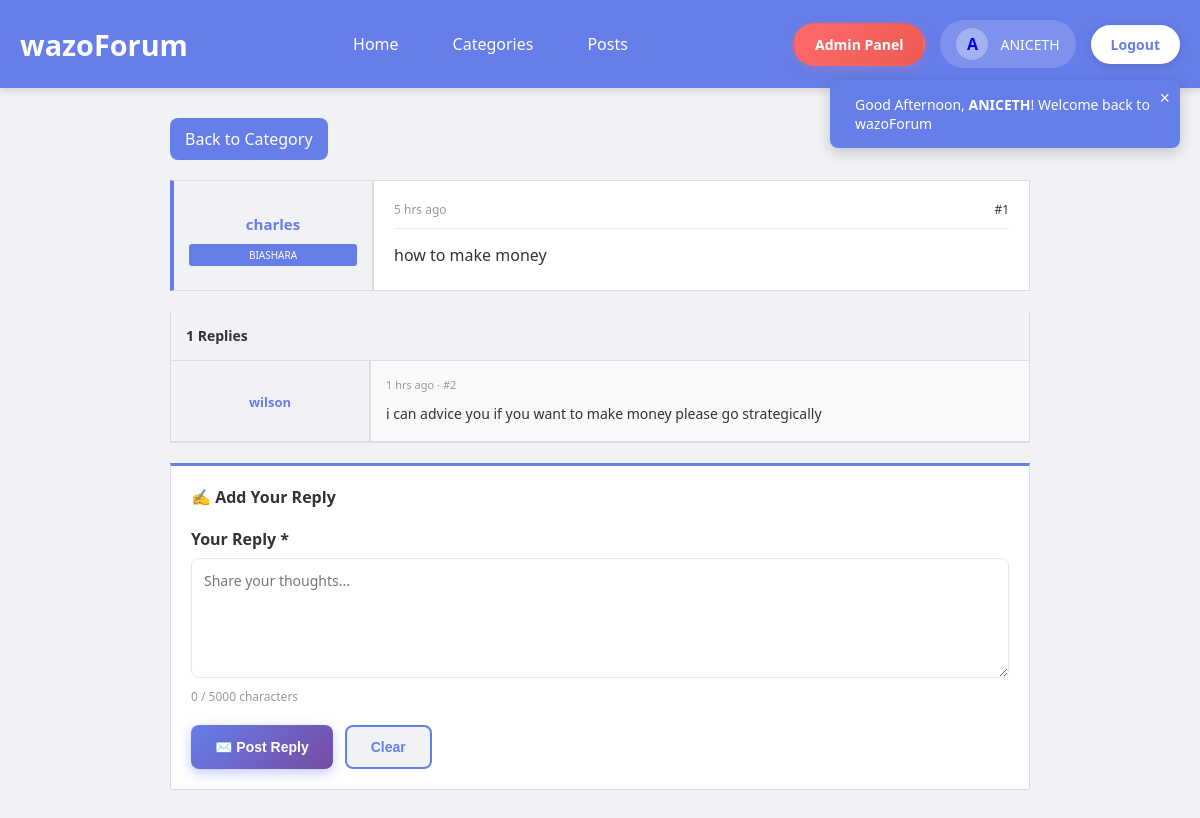
The app's page /replay.php?post_id=4 (signed in) with its own data.
### tables this page shows
CREATE TABLE `posts` (
  `post_id` int(11) NOT NULL,
  `user_id` int(11) NOT NULL,
  `category_id` int(11) NOT NULL,
  `content` text NOT NULL,
  `status` enum('open','closed') DEFAULT 'open',
  `created_at` timestamp NOT NULL DEFAULT current_timestamp()
);

CREATE TABLE `users` (
  `user_id` int(11) NOT NULL,
  `email` varchar(100) NOT NULL,
  `username` varchar(50) NOT NULL,
  `password` varchar(255) NOT NULL,
  `role` enum('admin','member') NOT NULL DEFAULT 'member',
  `created_at` timestamp NOT NULL DEFAULT current_timestamp()
);

CREATE TABLE `categories` (
  `category_id` int(11) NOT NULL,
  `category_name` varchar(100) NOT NULL,
  `description` text DEFAULT NULL,
  `created_at` timestamp NOT NULL DEFAULT current_timestamp()
);

CREATE TABLE `replies` (
  `reply_id` int(11) NOT NULL,
  `post_id` int(11) NOT NULL,
  `user_id` int(11) NOT NULL,
  `content` text NOT NULL,
  `created_at` timestamp NOT NULL DEFAULT current_timestamp()
);

### replay.php (the view, shortened to what this page needs)
<?php
include("db_connection.php");
$post_id = isset($_GET['post_id']) ? (int)$_GET['post_id'] : 0;
$post_sql = "
    SELECT
        p.post_id,
        p.content,
        p.created_at,
        p.user_id,
        u.username,
        c.category_name
    FROM posts p
    JOIN users u ON p.user_id = u.user_id
    JOIN categories c ON p.category_id = c.category_id
    WHERE p.post_id = $post_id
";
$post_result = mysqli_query($conn, $post_sql);
$post = mysqli_fetch_assoc($post_result);
function timeAgo($datetime) {
    $time = strtotime($datetime);
    $diff = time() - $time;
    if ($diff < 86400) return floor($diff / 3600) . " hrs ago";
    return floor($diff / 86400) . " days ago";
}
$replies_sql = "
    SELECT
        r.reply_id,
        r.content,
        r.created_at,
        u.username,
        u.user_id
    FROM replies r
    JOIN users u ON r.user_id = u.user_id
    WHERE r.post_id = $post_id
    ORDER BY r.created_at ASC
";
$replies_result = mysqli_query($conn, $replies_sql);
$replies = [];
if ($replies_result) {
    while ($reply = mysqli_fetch_assoc($replies_result)) {
        $replies[] = $reply;
    }
}
?>
<!DOCTYPE html>
<html lang="en">
<head>
</head>
<body>
    <?php include("header.php"); ?>
    <div class="container">
        <a href="categories.php?id=<?php echo htmlspecialchars($_GET['category_id'] ?? ''); ?>" class="back-btn">
            Back to Category
        </a>
        <div class="original-post">
            <div class="original-post-sidebar">
                <div class="post-user-name"><?php echo htmlspecialchars($post['username']); ?></div>
                <span class="post-category-badge"><?php echo htmlspecialchars($post['category_name']); ?></span>
            </div>
            <div class="original-post-content">
                <div class="original-post-header">
                    <span class="post-time"><?php echo timeAgo($post['created_at']); ?></span>
                    <span>#1</span>
                </div>
                <div class="original-post-body">
                    <?php echo nl2br(htmlspecialchars($post['content'])); ?>
                </div>
            </div>
        </div>
        <?php if (count($replies) > 0): ?>
        <div class="replies-section">
            <h2><?php echo count($replies); ?> Replies</h2>
            <?php foreach ($replies as $index => $reply): ?>
                <div class="reply-item">
                    <div class="reply-sidebar">
                        <div class="reply-author"><?php echo htmlspecialchars($reply['username']); ?></div>
                    </div>
                    <div class="reply-content">
                        <div style="font-size: 11px; color: #999; margin-bottom: 8px;">
                            <?php echo timeAgo($reply['created_at']); ?> · #<?php echo $index + 2; ?>
                        </div>
                        <div><?php echo nl2br(htmlspecialchars($reply['content'])); ?></div>
                    </div>
                </div>
            <?php endforeach; ?>
        </div>
        <?php endif; ?>
        <div class="reply-form-section">
            <h2>✍️ Add Your Reply</h2>
            <form method="POST" action="">
                <div class="form-group">
                    <label for="reply_content">Your Reply *</label>
                    <textarea
                        id="reply_content"
                        name="reply_content"
                        placeholder="Share your thoughts..."
                        maxlength="5000"
                        onkeyup="updateCharCount()"
                        required
                    ><?php echo isset($_POST['reply_content']) ? htmlspecialchars($_POST['reply_content']) : ''; ?></textarea>
                    <div class="char-count">
                        <span id="char-count">0</span> / 5000 characters
                    </div>
                </div>
                <div class="form-actions">
                    <button type="submit" class="btn btn-primary">
                        ✉️ Post Reply
                    </button>
                    <button type="reset" class="btn btn-secondary">
                        Clear
                    </button>
                </div>
            </form>
        </div>
    </div>
</body>
</html>

### replay.php (style rules this page uses)
* { margin: 0; padding: 0; box-sizing: border-box; }
body { font-family: 'Segoe UI', Tahoma, Geneva, Verdana, sans-serif; background: #f0f2f5; color: #333; }
.container { max-width: 900px; margin: 30px auto; padding: 0 20px; }
.back-btn { display: inline-block; margin-bottom: 20px; padding: 10px 15px; background: #667eea; color: white; text-decoration: none; border-radius: 8px; transition: all 0.3s ease; }
.original-post { background: white; border: 1px solid #ddd; border-left: 4px solid #667eea; margin-bottom: 20px; display: grid; grid-template-columns: 200px 1fr; gap: 0; }
.original-post-sidebar { background: #f0f2f5; padding: 20px 15px; border-right: 2px solid #ddd; text-align: center; display: flex; flex-direction: column; justify-content: center; }
.post-user-name { font-weight: 700; color: #667eea; font-size: 15px; word-break: break-word; margin-bottom: 10px; }
.post-category-badge { font-size: 10px; background: #667eea; color: white; padding: 4px 6px; border-radius: 3px; }
.original-post-content { padding: 20px; display: flex; flex-direction: column; }
.original-post-header { display: flex; justify-content: space-between; align-items: center; margin-bottom: 12px; padding-bottom: 10px; border-bottom: 1px solid #eee; font-size: 12px; }
.post-time { color: #999; }
.original-post-body { font-size: 16px; line-height: 1.8; color: #333; flex-grow: 1; }
.replies-section { background: white; padding: 0; border: 1px solid #ddd; border-top: 0; margin-bottom: 0; }
.replies-section h2 { color: #333; margin: 0; font-size: 14px; font-weight: 700; padding: 15px; background: #f0f2f5; border-bottom: 1px solid #ddd; }
.reply-item { background: white; padding: 0; border-bottom: 1px solid #ddd; display: grid; grid-template-columns: 200px 1fr; gap: 0; }
.reply-item:nth-child(even) { background: #f9f9f9; }
.reply-sidebar { background: #f0f2f5; padding: 15px; text-align: center; border-right: 2px solid #ddd; display: flex; flex-direction: column; justify-content: center; }
.reply-author { font-weight: 700; color: #667eea; font-size: 13px; margin-bottom: 6px; word-break: break-word; }
.reply-content { padding: 15px; font-size: 14px; line-height: 1.7; color: #333; }
.reply-form-section { background: white; padding: 20px; border: 1px solid #ddd; border-top: 3px solid #667eea; margin-top: 20px; }
.reply-form-section h2 { color: #333; margin-bottom: 20px; font-size: 16px; font-weight: 700; }
.form-group { margin-bottom: 20px; }
label { display: block; margin-bottom: 8px; font-weight: 600; color: #333; }
textarea { width: 100%; padding: 12px; border: 1px solid #e8e8e8; border-radius: 8px; font-family: 'Segoe UI', sans-serif; font-size: 14px; resize: vertical; min-height: 120px; transition: all 0.3s ease; }
.char-count { font-size: 12px; color: #999; margin-top: 5px; }
.form-actions { display: flex; gap: 12px; margin-top: 20px; }
.btn { padding: 12px 24px; border: none; border-radius: 8px; font-weight: 600; cursor: pointer; transition: all 0.3s ease; font-size: 14px; }
.btn-primary { background: linear-gradient(135deg, #667eea 0%, #764ba2 100%); color: white; box-shadow: 0 4px 12px rgba(102, 126, 234, 0.4); }
.btn-secondary { background: #f0f2f5; color: #667eea; border: 2px solid #667eea; }

### header.php (style rules this page uses)
* { margin: 0; padding: 0; box-sizing: border-box; }

### records on screen
posts: user.username "charles", category.category_name "BIASHARA", created_at "5 hrs ago", content "how to make money"
replies: user.username "wilson", created_at "1 hrs ago", content "i can advice you if you want to make money please go strategically"

### other values on screen
$firstLetter "A"
$user['username'] "ANICETH"
count($replies) "1"
